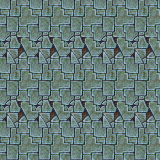

Tiled map render using the project's own tile images. Description and the whole map definition, tile-layer contents included, below:
An orthogonal 5x5 tile map with 32x32 px tiles, 1 tile layer (Tile Layer 1).

<map version="1.0" orientation="orthogonal" renderorder="left-up" width="5" height="5" tilewidth="32" tileheight="32" nextobjectid="1">
 <tileset firstgid="1" name="rpg_maker_vx_rtp_tileset_by_telles0808" tilewidth="32" tileheight="32" tilecount="2016" columns="32">
  <image source="../Sprites/rpg_maker_vx_rtp_tileset_by_telles0808.png" trans="000000" width="1024" height="2016" />
 </tileset>
 <layer name="Tile Layer 1" width="5" height="5">
  <data encoding="csv">
201,201,201,201,201,
233,233,233,233,233,
201,201,201,201,201,
233,233,233,233,233,
201,201,201,201,201
</data>
 </layer>
</map>
